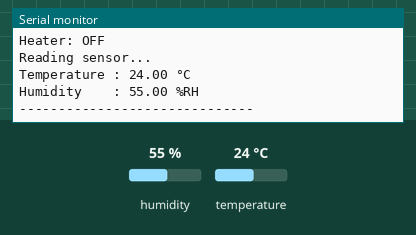
Bench run of a program on a simulated ESP32-C3. On the bench: the last lines printed to the serial monitor. The test bench sets the inputs (shaded band); at power-on: humidity 55 %, temperature 24 °C.

Above: at 2.2 s.
2.3 s: humidity set to 22 %
At 4.2 s:
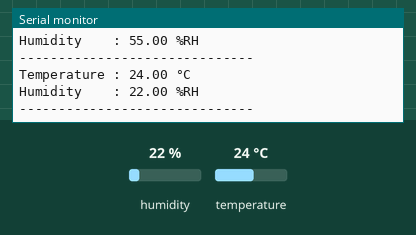
5.1 s: temperature set to 12 °C
At 6.4 s:
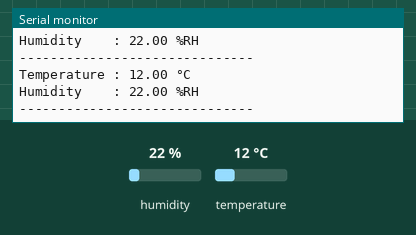
7.9 s: humidity set to 40 %
At 10.6 s:
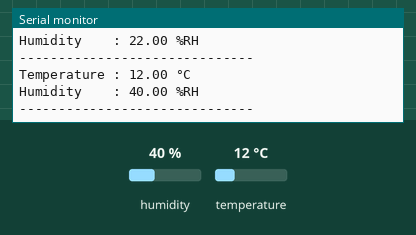
Timing chart, 0 to 12.1 s (numbered marks = the images above; inputs shaded):
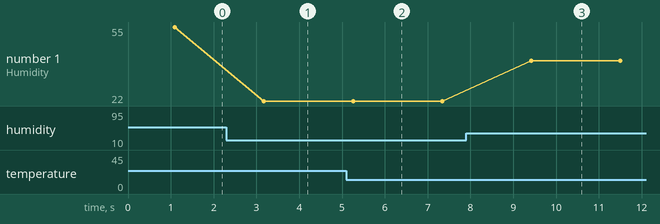

Measured:
- after the input at 2.3 s, the serial monitor: prints a new line after 0.88 s (image 1)
- after the input at 5.1 s, the serial monitor: prints a new line after 0.16 s (image 2)
- after the input at 7.9 s, the serial monitor: prints a new line after 1.5 s (image 3)
- plotted number 1: 55 → 22 after the input at 2.3 s, 22 → 40 after the input at 7.9 s

The program:

main.cpp
```cpp
#include <Wire.h>
#include <Adafruit_SHT4x.h>

#define SDA_PIN 8
#define SCL_PIN 9

Adafruit_SHT4x sht4 = Adafruit_SHT4x();

void setup() {
    Serial.begin(115200);
    delay(1000);

    Serial.println();
    Serial.println("==============================");
    Serial.println("      SHT41 SENSOR TEST");
    Serial.println("==============================");

    // Start I2C
    Wire.begin(SDA_PIN, SCL_PIN);

    Serial.println("I2C started");
    Serial.println("SDA: GPIO 8");
    Serial.println("SCL: GPIO 9");
    Serial.println();

    // Initialize SHT41
    if (!sht4.begin()) {
        Serial.println("ERROR: SHT41 tidak dikesan!");
        Serial.println("Expected I2C address: 0x44");
        return;
    }

    Serial.println("SHT41 detected!");
    Serial.println("I2C address: 0x44");

    // Set high precision mode
    sht4.setPrecision(SHT4X_HIGH_PRECISION);

    // Heater OFF
    sht4.setHeater(SHT4X_NO_HEATER);

    Serial.println("Precision: HIGH");
    Serial.println("Heater: OFF");
    Serial.println();
    Serial.println("Reading sensor...");
    Serial.println();
}

void loop() {

    sensors_event_t humidity;
    sensors_event_t temperature;

    if (!sht4.getEvent(&humidity, &temperature)) {
        Serial.println("ERROR: Failed to read SHT41");
        delay(2000);
        return;
    }

    Serial.print("Temperature : ");
    Serial.print(temperature.temperature, 2);
    Serial.println(" °C");

    Serial.print("Humidity    : ");
    Serial.print(humidity.relative_humidity, 2);
    Serial.println(" %RH");

    Serial.println("------------------------------");

    delay(2000);
}
```
